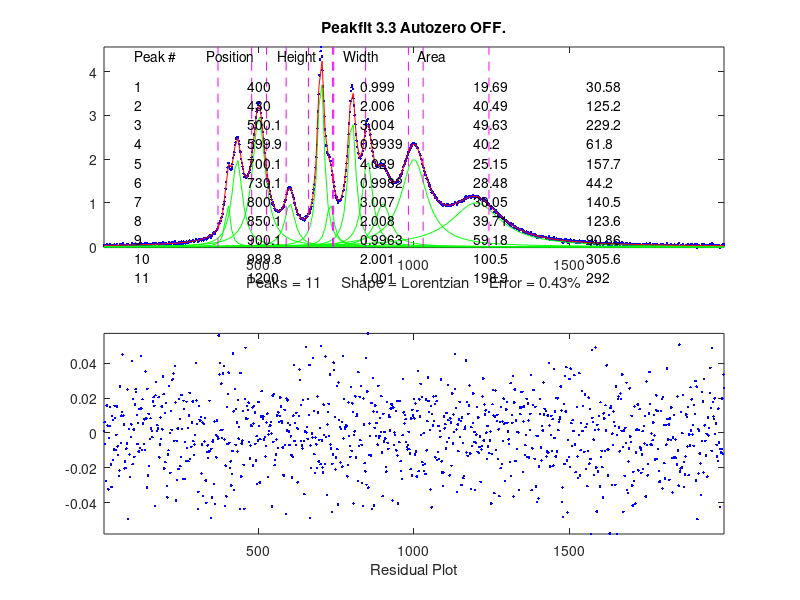

Here is the MATLAB script that generated this plot:
function PeakFitDemo11Lor
% Demonstration script for peakfit.m, with built-in signal generator.  
% You can change the character of the signal in lines 11-117.
% T. C. O'Haver (toh@umd.edu).  Version 3: August 23, 2008. 

format short g
format compact
warning off all

% Generate simulated signal
n=2000;  % maximum x-value
increment=2; % Difference between adjacent x values
x=[1:increment:n];
amp=[1 2 3 1 4 1 3 2 1 2 1];  % Amplitudes of the peaks (one entry for each peak)
pos=[400 430 500 600 700 730 800 850 900 1000 1200];   % Positions of the peaks (one entry for each peak)
wid=[20 40 50 40 25 30 30 40 60 100 200];   % Widths of the peaks (one entry for each peak)
noise=.02;
% A = matrix containing one of the unit-amplidude functions in each of its rows
clear A
A=zeros(length(pos),length(x));
for k=1:length(pos),
  A(k,:)=lorentzian(x,pos(k),wid(k));  % Gaussian function
  area(k)=amp(k).*trapz(x,A(k,:)); % Computes peak areas via trapaziod method
end
TrueY=amp*A;  % Multiplies each row by the corresponding amplitude and adds them up
y = TrueY + noise .* randn(size(x));

% Arrange the peak parameters of the simulated signal into a matrix
ColumnLabels='           Peak#    Position      Height      Width       Area';
NumPeaks=length(pos);
for m=1:NumPeaks,
  if m==1,  
     ActualParameters=[m pos(m) amp(m) wid(m) area(m) ]; 
  else
     ActualParameters=[ActualParameters; [m pos(m) amp(m) wid(m) area(m) ]];
  end
end
plot(x,y)
drawnow
disp('Test signal with 11 overlapping Lorentzian peaks ')
% Display the peak parameters of the simulated signal 
ColumnLabels
ActualParameters

disp(' ')
disp('Peakfit 3.1 can fit any number of peaks, in theory. However, a simple ')
disp('default fit for 11 peaks does not work at all with this many peaks: ')
disp(' ')
disp('>> [FitResults,FitError]=peakfit([x;y],0,0,11)')
ColumnLabels
[FitResults,FitError]=peakfit([x;y],0,0,11)
disp(' ')
drawnow
PercentErrors=100*(FitResults-ActualParameters)./ActualParameters;
MeanError=mean(mean(abs(PercentErrors(:,2:5))));

disp(['This results in a large fit error and terrible peak parameter accuracy (' num2str(round(MeanError)) ' percent).'])
disp('The only way to get a good fit in this case is to give it good "start" estimate:') 
disp(' ')
disp('>> GoodStart=[400 20 430 40 500 50 600 40 700 20 730 20 800 30 850 40 900 60 1000 100 1200 200];')
disp('>> [FitResults,FitError]=peakfit([x;y],0,0,11,2,0,1,GoodStart,0)')
ColumnLabels
GoodStart=[400 20 430 40 500 50 600 40 700 20 730 20 800 30 850 40 900 60 1000 100 1200 200];
[FitResults,FitError]=peakfit([x;y],0,0,11,2,0,1,GoodStart,0)

disp(' ')
disp('Now you can compare these FitResults to the ActualParameters:')
disp('PercentErrors=100*(FitResults-ActualParameters)./ActualParameters')
PercentErrors=100*(FitResults-ActualParameters)./ActualParameters;
PercentErrors(:,1)=ActualParameters(:,1);
PercentErrors
MeanPercentError=mean(abs(PercentErrors))
disp(' ')
disp('As an experiment, make a small change to the peak amplitudes (amp),')
disp('position (pos), or widths (wid), in lines 14-16, to see if the ')
disp('fitting results track your changes. ')

% Internal functions
% Internal functions
% ----------------------------------------------------------------------
function [FitResults,LowestError,BestStart,xi,yi,BootResults]=peakfit(signal,center,window,NumPeaks,peakshape,extra,NumTrials,start,AUTOZERO,fixedwidth,plots)
% Version 3.4: October, 2012. Works in Matlab or Octave 3.6.1
% For more details, see
% http://terpconnect.umd.edu/~toh/spectrum/CurveFittingC.html and
% http://terpconnect.umd.edu/~toh/spectrum/InteractivePeakFitter.htm
%
global AA xxx PEAKHEIGHTS FIXEDWIDTH

format short g
format compact
warning off all

NumArgOut=nargout;
datasize=size(signal);
if datasize(1)<datasize(2),signal=signal';end
datasize=size(signal);
if datasize(2)==1, %  Must be isignal(Y-vector)
    X=1:length(signal); % Create an independent variable vector
    Y=signal;
else
    % Must be isignal(DataMatrix)
    X=signal(:,1); % Split matrix argument 
    Y=signal(:,2);
end
X=reshape(X,1,length(X)); % Adjust X and Y vector shape to 1 x n (rather than n x 1)
Y=reshape(Y,1,length(Y));
% If necessary, flip the data vectors so that X increases
if X(1)>X(length(X)),
    disp('X-axis flipped.')
    X=fliplr(X);
    Y=fliplr(Y);
end

% Isolate desired segment from data set for curve fitting
if nargin==1 || nargin==2,center=(max(X)-min(X))/2;window=max(X)-min(X);end
xoffset=center-window/2;
n1=val2ind(X,center-window/2);
n2=val2ind(X,center+window/2);
if window==0,n1=1;n2=length(X);end
xx=X(n1:n2)-xoffset;
yy=Y(n1:n2);
ShapeString='Gaussian';
plots=1;

% Define values of any missing arguments
switch nargin
    case 1
        NumPeaks=1;
        peakshape=1;
        extra=0;
        NumTrials=1;
        xx=X;yy=Y;
        start=calcstart(xx,NumPeaks,xoffset);
        AUTOZERO=1;
    case 2
        NumPeaks=1;
        peakshape=1;
        extra=0;
        NumTrials=1;
        xx=signal;yy=center;
        start=calcstart(xx,NumPeaks,xoffset);
        AUTOZERO=1;
    case 3
        NumPeaks=1;
        peakshape=1;
        extra=0;
        NumTrials=1;
        start=calcstart(xx,NumPeaks,xoffset);
        AUTOZERO=1;
        FIXEDWIDTH=0;
    case 4
        peakshape=1;
        extra=0;
        NumTrials=1;
        start=calcstart(xx,NumPeaks,xoffset);
        AUTOZERO=1;
        FIXEDWIDTH=0;
    case 5
        extra=0;
        NumTrials=1;
        start=calcstart(xx,NumPeaks,xoffset);
        AUTOZERO=1;
        FIXEDWIDTH=0;
    case 6
        NumTrials=1;
        start=calcstart(xx,NumPeaks,xoffset);
        AUTOZERO=1;
        FIXEDWIDTH=0;
    case 7
        start=calcstart(xx,NumPeaks,xoffset);
        AUTOZERO=1;
        FIXEDWIDTH=0;
    case 8
        AUTOZERO=1;
        FIXEDWIDTH=0;
    case 10
        FIXEDWIDTH=fixedwidth;
    case 11
        FIXEDWIDTH=fixedwidth;
        plots=0;
    otherwise
end % switch nargin

% Default values for placeholder zeros
if NumTrials==0;NumTrials=1;end
if peakshape==0;peakshape=1;end
if NumPeaks==0;NumPeaks=1;end
if start==0;start=calcstart(xx,NumPeaks,xoffset);end
if FIXEDWIDTH==0, FIXEDWIDTH=length(xx)/10;end

% Remove linear baseline from data segment if AUTOZERO==1
X1=min(xx);
X2=max(xx);
bkgsize=round(length(xx)/10);
if bkgsize<2,bkgsize=2;end
if AUTOZERO==1, % linear autozero operation  
  Y1=mean(yy(1:bkgsize));
  Y2=mean(yy((length(xx)-bkgsize):length(xx)));
  yy=yy-((Y2-Y1)/(X2-X1)*(xx-X1)+Y1);
end % if
lxx=length(xx);
if AUTOZERO==2, % Quadratic autozero operation  
    XX1=xx(1:round(lxx/bkgsize));
    XX2=xx((lxx-round(lxx/bkgsize)):lxx);
    Y1=yy(1:round(length(xx)/bkgsize));
    Y2=yy((lxx-round(lxx/bkgsize)):lxx);
    bkgcoef=polyfit([XX1,XX2],[Y1,Y2],2);  % Fit parabola to sub-group of points
    bkg=polyval(bkgcoef,xx);
    yy=yy-bkg;
end % if autozero

PEAKHEIGHTS=zeros(1,NumPeaks);
n=length(xx);
newstart=start;
for peaks=1:NumPeaks,
     peakindex=2*peaks-1;
     newstart(peakindex)=start(peakindex)-xoffset;
end

% Assign ShapStrings
switch peakshape
    case 1
        ShapeString='Gaussian';
    case 2
        ShapeString='Lorentzian';
    case 3
        ShapeString='Logistic';
    case 4
        ShapeString='Pearson';
    case 5
        ShapeString='ExpGaussian';
    case 6
        ShapeString='Equal width Gaussians';
    case 7
        ShapeString='Equal width Lorentzians';
    case 8
        ShapeString='Exp. equal width Gaussians';
    case 9
        ShapeString='Exponential Pulse';
    case 10
        ShapeString='Sigmoid';
    case 11
        ShapeString='Fixed-width Gaussian';
    case 12
        ShapeString='Fixed-width Lorentzian';
    case 13
        ShapeString='Gaussian/Lorentzian blend';
    case 14
        ShapeString='BiGaussian';    
    case 15
        ShapeString='BiLorentzian';   
    otherwise
end % switch peakshape
  
% Perform peak fitting for selected peak shape using fminsearch function
options = optimset('TolX',.00001,'Display','off' );
LowestError=1000; % or any big number greater than largest error expected
FitParameters=zeros(1,NumPeaks.*2); 
BestStart=zeros(1,NumPeaks.*2); 
height=zeros(1,NumPeaks); 
bestmodel=zeros(size(yy));
for k=1:NumTrials, 
    % disp(['Trial number ' num2str(k) ] ) % optionally prints the current trial number as progress indicator
  switch peakshape
    case 1
        TrialParameters=fminsearch(@(lambda)(fitgaussian(lambda,xx,yy)),newstart);
    case 2
        TrialParameters=fminsearch(@(lambda)(fitlorentzian(lambda,xx,yy)),newstart);
    case 3
        TrialParameters=fminsearch(@(lambda)(fitlogistic(lambda,xx,yy)),newstart);
    case 4
        TrialParameters=fminsearch(@(lambda)(fitpearson(lambda,xx,yy,extra)),newstart);
    case 5
        zxx=[zeros(size(xx)) xx zeros(size(xx)) ];
        zyy=[zeros(size(yy)) yy zeros(size(yy)) ];
        TrialParameters=fminsearch(@(lambda)(fitexpgaussian(lambda,zxx,zyy,-extra)),newstart);
    case 6
        cwnewstart(1)=newstart(1);
        for pc=2:NumPeaks,
            cwnewstart(pc)=newstart(2.*pc-1);  
        end
        cwnewstart(NumPeaks+1)=(max(xx)-min(xx))/5;
        TrialParameters=fminsearch(@(lambda)(fitewgaussian(lambda,xx,yy)),cwnewstart);
    case 7
        cwnewstart(1)=newstart(1);
        for pc=2:NumPeaks,
            cwnewstart(pc)=newstart(2.*pc-1);  
        end
        cwnewstart(NumPeaks+1)=(max(xx)-min(xx))/5;
        TrialParameters=fminsearch(@(lambda)(fitlorentziancw(lambda,xx,yy)),cwnewstart);
    case 8
        cwnewstart(1)=newstart(1);
        for pc=2:NumPeaks,
            cwnewstart(pc)=newstart(2.*pc-1);  
        end
        cwnewstart(NumPeaks+1)=(max(xx)-min(xx))/5;
        TrialParameters=fminsearch(@(lambda)(fitexpewgaussian(lambda,xx,yy,-extra)),cwnewstart);
      case 9
          TrialParameters=fminsearch(@(lambda)(fitexppulse(lambda,xx,yy)),newstart);
      case 10
          TrialParameters=fminsearch(@(lambda)(fitsigmoid(lambda,xx,yy)),newstart);
      case 11
          fixedstart=[];
          for pc=1:NumPeaks,
              fixedstart(pc)=min(xx)+pc.*(max(xx)-min(xx))./(NumPeaks+1);
          end
          TrialParameters=fminsearch(@(lambda)(FitFWGaussian(lambda,xx,yy)),fixedstart);
      case 12
          fixedstart=[];
          for pc=1:NumPeaks,
              fixedstart(pc)=min(xx)+pc.*(max(xx)-min(xx))./(NumPeaks+1);
          end
          TrialParameters=fminsearch(@(lambda)(FitFWLorentzian(lambda,xx,yy)),fixedstart);
      case 13
          TrialParameters=fminsearch(@(lambda)(fitGL(lambda,xx,yy,extra)),newstart);
      case 14
          TrialParameters=fminsearch(@(lambda)(fitBiGaussian(lambda,xx,yy,extra)),newstart);
      case 15
          TrialParameters=fminsearch(@(lambda)(fitBiLorentzian(lambda,xx,yy,extra)),newstart);
      otherwise
  end % switch peakshape
  
% Construct model from Trial parameters
A=zeros(NumPeaks,n);
for m=1:NumPeaks,
    switch peakshape
        case 1
            A(m,:)=gaussian(xx,TrialParameters(2*m-1),TrialParameters(2*m));
        case 2
            A(m,:)=lorentzian(xx,TrialParameters(2*m-1),TrialParameters(2*m));
        case 3
            A(m,:)=logistic(xx,TrialParameters(2*m-1),TrialParameters(2*m));
        case 4
            A(m,:)=pearson(xx,TrialParameters(2*m-1),TrialParameters(2*m),extra);
        case 5
            A(m,:)=expgaussian(xx,TrialParameters(2*m-1),TrialParameters(2*m),-extra)';
        case 6
            A(m,:)=gaussian(xx,TrialParameters(m),TrialParameters(NumPeaks+1));
        case 7
            A(m,:)=lorentzian(xx,TrialParameters(m),TrialParameters(NumPeaks+1));
        case 8
            A(m,:)=expgaussian(xx,TrialParameters(m),TrialParameters(NumPeaks+1),-extra)';
        case 9
            A(m,:)=exppulse(xx,TrialParameters(2*m-1),TrialParameters(2*m));
        case 10
            A(m,:)=sigmoid(xx,TrialParameters(2*m-1),TrialParameters(2*m));
        case 11
            A(m,:)=gaussian(xx,TrialParameters(m),FIXEDWIDTH);
        case 12
            A(m,:)=lorentzian(xx,TrialParameters(m),FIXEDWIDTH);
        case 13
            A(m,:)=GL(xx,TrialParameters(2*m-1),TrialParameters(2*m),extra);
        case 14
            A(m,:)=BiGaussian(xx,TrialParameters(2*m-1),TrialParameters(2*m),extra);
        case 15
            A(m,:)=BiLorentzian(xx,TrialParameters(2*m-1),TrialParameters(2*m),extra);        
        otherwise
    end % switch
    for parameter=1:2:2*NumPeaks,
        newstart(parameter)=newstart(parameter)*(1+randn/50);
        newstart(parameter+1)=newstart(parameter+1)*(1+randn/10);
    end
end % for

% Multiplies each row by the corresponding amplitude and adds them up
model=PEAKHEIGHTS'*A;

% Compare trial model to data segment and compute the fit error
  MeanFitError=100*norm(yy-model)./(sqrt(n)*max(yy));
  % Take only the single fit that has the lowest MeanFitError
  if MeanFitError<LowestError, 
      if min(PEAKHEIGHTS)>0,  % Consider only fits with positive peak heights
        LowestError=MeanFitError;  % Assign LowestError to the lowest MeanFitError
        FitParameters=TrialParameters;  % Assign FitParameters to the fit with the lowest MeanFitError
        BestStart=newstart; % Assign BestStart to the start with the lowest MeanFitError
        height=PEAKHEIGHTS; % Assign height to the PEAKHEIGHTS with the lowest MeanFitError
        bestmodel=model; % Assign bestmodel to the model with the lowest MeanFitError
      end % if min(PEAKHEIGHTS)>0
  end % if MeanFitError<LowestError
end % for k (NumTrials)
%
% Construct model from best-fit parameters
AA=zeros(NumPeaks,200);
xxx=linspace(min(xx),max(xx),200);
for m=1:NumPeaks,
   switch peakshape
    case 1
        AA(m,:)=gaussian(xxx,FitParameters(2*m-1),FitParameters(2*m));
    case 2
        AA(m,:)=lorentzian(xxx,FitParameters(2*m-1),FitParameters(2*m));
    case 3
        AA(m,:)=logistic(xxx,FitParameters(2*m-1),FitParameters(2*m));
    case 4
        AA(m,:)=pearson(xxx,FitParameters(2*m-1),FitParameters(2*m),extra);
    case 5
        AA(m,:)=expgaussian(xxx,FitParameters(2*m-1),FitParameters(2*m),-extra*length(xxx)./length(xx))';
    case 6
        AA(m,:)=gaussian(xxx,FitParameters(m),FitParameters(NumPeaks+1));
    case 7
        AA(m,:)=lorentzian(xxx,FitParameters(m),FitParameters(NumPeaks+1));
    case 8
        AA(m,:)=expgaussian(xxx,FitParameters(m),FitParameters(NumPeaks+1),-extra*length(xxx)./length(xx))';
    case 9
        AA(m,:)=exppulse(xxx,FitParameters(2*m-1),FitParameters(2*m));  
    case 10
        AA(m,:)=sigmoid(xxx,FitParameters(2*m-1),FitParameters(2*m));   
    case 11
        AA(m,:)=gaussian(xxx,FitParameters(m),FIXEDWIDTH);
    case 12
        AA(m,:)=lorentzian(xxx,FitParameters(m),FIXEDWIDTH);
    case 13
        AA(m,:)=GL(xxx,FitParameters(2*m-1),FitParameters(2*m),extra);
    case 14
        AA(m,:)=BiGaussian(xxx,FitParameters(2*m-1),FitParameters(2*m),extra);       
    case 15
        AA(m,:)=BiLorentzian(xxx,FitParameters(2*m-1),FitParameters(2*m),extra);       
       otherwise
  end % switch
end % for

% Multiplies each row by the corresponding amplitude and adds them up
heightsize=size(height');
AAsize=size(AA);
if heightsize(2)==AAsize(1),
   mmodel=height'*AA;
else
    mmodel=height*AA;
end
% Top half of the figure shows original signal and the fitted model.
if plots,
    subplot(2,1,1);plot(xx+xoffset,yy,'b.'); % Plot the original signal in blue dots
    hold on
end
for m=1:NumPeaks,
    if plots, plot(xxx+xoffset,height(m)*AA(m,:),'g'),end  % Plot the individual component peaks in green lines
    area(m)=trapz(xxx+xoffset,height(m)*AA(m,:)); % Compute the area of each component peak using trapezoidal method
    yi(m,:)=height(m)*AA(m,:); % (NEW) Place y values of individual model peaks into matrix yi
end
xi=xxx+xoffset; % (NEW) Place the x-values of the individual model peaks into xi

if plots,
    % Mark starting peak positions with vertical dashed lines
    for marker=1:NumPeaks,
        markx=BestStart((2*marker)-1);
        subplot(2,1,1);plot([markx+xoffset markx+xoffset],[0 max(yy)],'m--')
    end % for
    plot(xxx+xoffset,mmodel,'r');  % Plot the total model (sum of component peaks) in red lines
    hold off;
    axis([min(xx)+xoffset max(xx)+xoffset min(yy) max(yy)]);
    switch AUTOZERO,
        case 0
            title('Peakfit 3.3 Autozero OFF.')
        case 1
            title('Peakfit 3.3 Linear autozero.')
        case 2
            title('Peakfit 3.3 Quadratic autozero.')
    end
    if peakshape==4||peakshape==5||peakshape==8||peakshape==13||peakshape==14||peakshape==15, % Shapes with Extra factor
        xlabel(['Peaks = ' num2str(NumPeaks) '     Shape = ' ShapeString '     Error = ' num2str(round(100*LowestError)/100) '%    Extra = ' num2str(extra) ] )
    else
        xlabel(['Peaks = ' num2str(NumPeaks) '     Shape = ' ShapeString '     Error = ' num2str(round(100*LowestError)/100) '%' ] )
    end
    
    % Bottom half of the figure shows the residuals and displays RMS error
    % between original signal and model
    residual=yy-bestmodel;
    subplot(2,1,2);plot(xx+xoffset,residual,'b.')
    axis([min(xx)+xoffset max(xx)+xoffset min(residual) max(residual)]);
    xlabel('Residual Plot')
end % if plots

% Put results into a matrix, one row for each peak, showing peak index number,
% position, amplitude, and width.
for m=1:NumPeaks,
    if m==1,
        if peakshape==6||peakshape==7||peakshape==8, % equal-width peak models only
            FitResults=[[round(m) FitParameters(m)+xoffset height(m) abs(FitParameters(NumPeaks+1)) area(m)]];
        else
            if peakshape==11||peakshape==12, % Fixed-width shapes only
                FitResults=[[round(m) FitParameters(m)+xoffset height(m) FIXEDWIDTH area(m)]];
            else
                FitResults=[[round(m) FitParameters(2*m-1)+xoffset height(m) abs(FitParameters(2*m)) area(m)]];
            end
        end % if peakshape
    else
        if peakshape==6||peakshape==7||peakshape==8, % equal-width peak models only
            FitResults=[FitResults ; [round(m) FitParameters(m)+xoffset height(m) abs(FitParameters(NumPeaks+1)) area(m)]];
        else
            if peakshape==11||peakshape==12, % Fixed-width shapes only
                FitResults=[FitResults ; [round(m) FitParameters(m)+xoffset height(m) FIXEDWIDTH area(m)]];
            else
                FitResults=[FitResults ; [round(m) FitParameters(2*m-1)+xoffset height(m) abs(FitParameters(2*m)) area(m)]];
            end
        end % if peakshape
    end % m==1
end % for m=1:NumPeaks

% Display Fit Results on upper graph
if plots,
    subplot(2,1,1);
    startx=min(xx)+xoffset+(max(xx)-min(xx))./20;
    dxx=(max(xx)-min(xx))./10;
    dyy=(max(yy)-min(yy))./10;
    starty=max(yy)-dyy;
    FigureSize=get(gcf,'Position');
    if peakshape==9||peakshape==10,  % Pulse and sigmoid shapes only
        text(startx,starty+dyy/2,['Peak #          tau1           Height           tau2             Area'] );
    else
        text(startx,starty+dyy/2,['Peak #          Position        Height         Width             Area'] );
    end
    % Display FitResults using sprintf
    for peaknumber=1:NumPeaks,
        for column=1:5,
            itemstring=sprintf('%0.4g',FitResults(peaknumber,column));
            xposition=startx+(1.7.*dxx.*(column-1).*(600./FigureSize(3)));
            yposition=starty-peaknumber.*dyy.*(400./FigureSize(4));
            text(xposition,yposition,itemstring);
        end
    end
end % if plots

if NumArgOut==6,
    if plots,disp('Computing bootstrap sampling statistics.....'),end
    BootstrapResultsMatrix=zeros(5,100,NumPeaks);
    BootstrapErrorMatrix=zeros(1,100,NumPeaks);
    clear bx by
    tic;
    for trial=1:100,
        n=1;
        bx=xx;
        by=yy;
        while n<length(xx)-1,
            if rand>.5,
                bx(n)=xx(n+1);
                by(n)=yy(n+1);
            end
            n=n+1;
        end
        bx=bx+xoffset;
        [FitResults,BootFitError]=fitpeaks(bx,by,NumPeaks,peakshape,extra,NumTrials,start,AUTOZERO,FIXEDWIDTH);
        for peak=1:NumPeaks,
            BootstrapResultsMatrix(:,trial,peak)=FitResults(peak,:);
            BootstrapErrorMatrix(:,trial,peak)=BootFitError;
        end
    end
    if plots,toc;end
    for peak=1:NumPeaks,
        if plots,
            disp(' ')
            disp(['Peak #',num2str(peak) '         Position    Height       Width       Area']);
        end % if plots
        BootstrapMean=mean(real(BootstrapResultsMatrix(:,:,peak)'));
        BootstrapSTD=std(BootstrapResultsMatrix(:,:,peak)');
        BootstrapIQR=iqr(BootstrapResultsMatrix(:,:,peak)');
        PercentRSD=100.*BootstrapSTD./BootstrapMean;
        PercentIQR=100.*BootstrapIQR./BootstrapMean;
        BootstrapMean=BootstrapMean(2:5);
        BootstrapSTD=BootstrapSTD(2:5);
        BootstrapIQR=BootstrapIQR(2:5);
        PercentRSD=PercentRSD(2:5);
        PercentIQR=PercentIQR(2:5);
        if plots,
            disp(['Bootstrap Mean: ', num2str(BootstrapMean)])
            disp(['Bootstrap STD:  ', num2str(BootstrapSTD)])
            disp(['Bootstrap IQR:  ', num2str(BootstrapIQR)])
            disp(['Percent RSD:    ', num2str(PercentRSD)])
            disp(['Percent IQR:    ', num2str(PercentIQR)])
        end % if plots
        BootResults(peak,:)=[BootstrapMean BootstrapSTD PercentRSD BootstrapIQR PercentIQR];
    end % peak=1:NumPeaks,
end % if NumArgOut==6,
% ----------------------------------------------------------------------
function [FitResults,LowestError]=fitpeaks(xx,yy,NumPeaks,peakshape,extra,NumTrials,start,AUTOZERO,fixedwidth)
% Based on peakfit Version 3: June, 2012. 
global PEAKHEIGHTS FIXEDWIDTH
format short g
format compact
warning off all
FIXEDWIDTH=fixedwidth;
xoffset=0;
if start==0;start=calcstart(xx,NumPeaks,xoffset);end
PEAKHEIGHTS=zeros(1,NumPeaks);
n=length(xx);
newstart=start;

for peaks=1:NumPeaks,
     peakindex=2*peaks-1;
     newstart(peakindex)=start(peakindex)-xoffset;
end

% Perform peak fitting for selected peak shape using fminsearch function
options = optimset('TolX',.00001,'Display','off' );
LowestError=1000; % or any big number greater than largest error expected
FitParameters=zeros(1,NumPeaks.*2); 
BestStart=zeros(1,NumPeaks.*2); 
height=zeros(1,NumPeaks); 
bestmodel=zeros(size(yy));
for k=1:NumTrials, 
  switch peakshape
    case 1
        TrialParameters=fminsearch(@(lambda)(fitgaussian(lambda,xx,yy)),newstart);
    case 2
        TrialParameters=fminsearch(@(lambda)(fitlorentzian(lambda,xx,yy)),newstart);
    case 3
        TrialParameters=fminsearch(@(lambda)(fitlogistic(lambda,xx,yy)),newstart);
    case 4
        TrialParameters=fminsearch(@(lambda)(fitpearson(lambda,xx,yy,extra)),newstart);
    case 5
        zxx=[zeros(size(xx)) xx zeros(size(xx)) ];
        zyy=[zeros(size(yy)) yy zeros(size(yy)) ];
        TrialParameters=fminsearch(@(lambda)(fitexpgaussian(lambda,zxx,zyy,-extra)),newstart);
    case 6
        cwnewstart(1)=newstart(1);
        for pc=2:NumPeaks,
            cwnewstart(pc)=newstart(2.*pc-1);  
        end
        cwnewstart(NumPeaks+1)=(max(xx)-min(xx))/5;
        TrialParameters=fminsearch(@(lambda)(fitewgaussian(lambda,xx,yy)),cwnewstart);
    case 7
        cwnewstart(1)=newstart(1);
        for pc=2:NumPeaks,
            cwnewstart(pc)=newstart(2.*pc-1);  
        end
        cwnewstart(NumPeaks+1)=(max(xx)-min(xx))/5;
        TrialParameters=fminsearch(@(lambda)(fitlorentziancw(lambda,xx,yy)),cwnewstart);
    case 8
        cwnewstart(1)=newstart(1);
        for pc=2:NumPeaks,
            cwnewstart(pc)=newstart(2.*pc-1);  
        end
        cwnewstart(NumPeaks+1)=(max(xx)-min(xx))/5;
        TrialParameters=fminsearch(@(lambda)(fitexpewgaussian(lambda,xx,yy,-extra)),cwnewstart);
      case 9
          TrialParameters=fminsearch(@(lambda)(fitexppulse(lambda,xx,yy)),newstart);
      case 10
          TrialParameters=fminsearch(@(lambda)(fitsigmoid(lambda,xx,yy)),newstart);
      case 11
          fixedstart=[];
          for pc=1:NumPeaks,
              fixedstart(pc)=min(xx)+pc.*(max(xx)-min(xx))./(NumPeaks+1);
          end
          TrialParameters=fminsearch(@(lambda)(FitFWGaussian(lambda,xx,yy)),fixedstart);
      case 12
          fixedstart=[];
          for pc=1:NumPeaks,
              fixedstart(pc)=min(xx)+pc.*(max(xx)-min(xx))./(NumPeaks+1);
          end
          TrialParameters=fminsearch(@(lambda)(FitFWLorentzian(lambda,xx,yy)),fixedstart);
      case 13
          TrialParameters=fminsearch(@(lambda)(fitGL(lambda,xx,yy,extra)),newstart);
      case 14
          TrialParameters=fminsearch(@(lambda)(fitBiGaussian(lambda,xx,yy,extra)),newstart);
      case 15
          TrialParameters=fminsearch(@(lambda)(fitBiLorentzian(lambda,xx,yy,extra)),newstart);
      otherwise
  end % switch peakshape
  
% Construct model from Trial parameters
A=zeros(NumPeaks,n);
for m=1:NumPeaks,
   switch peakshape
    case 1
        A(m,:)=gaussian(xx,TrialParameters(2*m-1),TrialParameters(2*m));
    case 2
        A(m,:)=lorentzian(xx,TrialParameters(2*m-1),TrialParameters(2*m));
    case 3
        A(m,:)=logistic(xx,TrialParameters(2*m-1),TrialParameters(2*m));
    case 4
        A(m,:)=pearson(xx,TrialParameters(2*m-1),TrialParameters(2*m),extra);
    case 5
        A(m,:)=expgaussian(xx,TrialParameters(2*m-1),TrialParameters(2*m),-extra)';
    case 6
        A(m,:)=gaussian(xx,TrialParameters(m),TrialParameters(NumPeaks+1));
    case 7
        A(m,:)=lorentzian(xx,TrialParameters(m),TrialParameters(NumPeaks+1));  
    case 8
        A(m,:)=expgaussian(xx,TrialParameters(m),TrialParameters(NumPeaks+1),-extra)';    
    case 9
        A(m,:)=exppulse(xx,TrialParameters(2*m-1),TrialParameters(2*m));  
    case 10
        A(m,:)=sigmoid(xx,TrialParameters(2*m-1),TrialParameters(2*m)); 
    case 11
        A(m,:)=gaussian(xx,TrialParameters(m),FIXEDWIDTH);
    case 12
        A(m,:)=lorentzian(xx,TrialParameters(m),FIXEDWIDTH); 
    case 13
        A(m,:)=GL(xx,TrialParameters(2*m-1),TrialParameters(2*m),extra);
    case 14
        A(m,:)=BiGaussian(xx,TrialParameters(2*m-1),TrialParameters(2*m),extra);       
    case 15
        A(m,:)=BiLorentzian(xx,TrialParameters(2*m-1),TrialParameters(2*m),extra);       
   end % switch
    for parameter=1:2:2*NumPeaks,
        newstart(parameter)=newstart(parameter)*(1+randn/50);
        newstart(parameter+1)=newstart(parameter+1)*(1+randn/10);
    end
end % for
% Multiplies each row by the corresponding amplitude and adds them up
model=PEAKHEIGHTS'*A;

% Compare trial model to data segment and compute the fit error
  MeanFitError=100*norm(yy-model)./(sqrt(n)*max(yy));
  % Take only the single fit that has the lowest MeanFitError
  if MeanFitError<LowestError, 
      if min(PEAKHEIGHTS)>0,  % Consider only fits with positive peak heights
        LowestError=MeanFitError;  % Assign LowestError to the lowest MeanFitError
        FitParameters=TrialParameters;  % Assign FitParameters to the fit with the lowest MeanFitError
%         BestStart=newstart; % Assign BestStart to the start with the lowest MeanFitError
        height=PEAKHEIGHTS; % Assign height to the PEAKHEIGHTS with the lowest MeanFitError
%         bestmodel=model; % Assign bestmodel to the model with the lowest MeanFitError
      end % if min(PEAKHEIGHTS)>0
  end % if MeanFitError<LowestError
end % for k (NumTrials)

for m=1:NumPeaks,
    area(m)=trapz(xx+xoffset,height(m)*A(m,:)); % Compute the area of each component peak using trapezoidal method
end

for m=1:NumPeaks,
    if m==1,
        if peakshape==6||peakshape==7||peakshape==8, % equal-width peak models
            FitResults=[[round(m) FitParameters(m)+xoffset height(m) abs(FitParameters(NumPeaks+1)) area(m)]];
        else
            if peakshape==11||peakshape==12,  % Fixed-width shapes only
                FitResults=[[round(m) FitParameters(m)+xoffset height(m) FIXEDWIDTH area(m)]];
            else
                FitResults=[[round(m) FitParameters(2*m-1)+xoffset height(m) abs(FitParameters(2*m)) area(m)]];
            end
        end % if peakshape
    else
        if peakshape==6||peakshape==7||peakshape==8, % equal-width peak models
            FitResults=[FitResults ; [round(m) FitParameters(m)+xoffset height(m) abs(FitParameters(NumPeaks+1)) area(m)]];
        else
            if peakshape==11||peakshape==12, % Fixed-width shapes only
                FitResults=[FitResults ; [round(m) FitParameters(m)+xoffset height(m) FIXEDWIDTH area(m)]];
            else
                FitResults=[FitResults ; [round(m) FitParameters(2*m-1)+xoffset height(m) abs(FitParameters(2*m)) area(m)]];
            end
        end % if peakshape
    end % m==1
end % for m=1:NumPeaks
% ----------------------------------------------------------------------
function start=calcstart(xx,NumPeaks,xoffset)
  n=max(xx)-min(xx);
  start=[];
  startpos=[n/(NumPeaks+1):n/(NumPeaks+1):n-(n/(NumPeaks+1))]+min(xx);
  for marker=1:NumPeaks,
      markx=startpos(marker)+ xoffset;
      start=[start markx n/5];
  end % for marker
% ----------------------------------------------------------------------
function [index,closestval]=val2ind(x,val)
% Returns the index and the value of the element of vector x that is closest to val
% If more than one element is equally close, returns vectors of indicies and values
% Tom O'Haver (toh@umd.edu) October 2006
% Examples: If x=[1 2 4 3 5 9 6 4 5 3 1], then val2ind(x,6)=7 and val2ind(x,5.1)=[5 9]
% [indices values]=val2ind(x,3.3) returns indices = [4 10] and values = [3 3]
dif=abs(x-val);
index=find((dif-min(dif))==0);
closestval=x(index);
% ----------------------------------------------------------------------
function err = fitgaussian(lambda,t,y)
% Fitting function for a Gaussian band signal.
global PEAKHEIGHTS
numpeaks=round(length(lambda)/2);
A = zeros(length(t),numpeaks);
for j = 1:numpeaks,
    A(:,j) = gaussian(t,lambda(2*j-1),lambda(2*j))';
end 
PEAKHEIGHTS = abs(A\y');
z = A*PEAKHEIGHTS;
err = norm(z-y');
% ----------------------------------------------------------------------
function err = fitewgaussian(lambda,t,y)
% Fitting function for a Gaussian band signal with equal peak widths.
global PEAKHEIGHTS
numpeaks=round(length(lambda)-1);
A = zeros(length(t),numpeaks);
for j = 1:numpeaks,
    A(:,j) = gaussian(t,lambda(j),lambda(numpeaks+1))';
end
PEAKHEIGHTS = abs(A\y');
z = A*PEAKHEIGHTS;
err = norm(z-y');
% ----------------------------------------------------------------------
function err = FitFWGaussian(lambda,t,y)
%	Fitting function for a fixed width Gaussian
global PEAKHEIGHTS FIXEDWIDTH
numpeaks=round(length(lambda));
A = zeros(length(t),numpeaks);
for j = 1:numpeaks,
    A(:,j) = gaussian(t,lambda(j),FIXEDWIDTH)';
end
PEAKHEIGHTS = abs(A\y');
z = A*PEAKHEIGHTS;
err = norm(z-y');
% ----------------------------------------------------------------------
function err = FitFWLorentzian(lambda,t,y)
%	Fitting function for a fixed width Gaussian
global PEAKHEIGHTS FIXEDWIDTH
numpeaks=round(length(lambda));
A = zeros(length(t),numpeaks);
for j = 1:numpeaks,
    A(:,j) = lorentzian(t,lambda(j),FIXEDWIDTH)';
end
PEAKHEIGHTS = abs(A\y');
z = A*PEAKHEIGHTS;
err = norm(z-y');
% ----------------------------------------------------------------------
function err = fitlorentziancw(lambda,t,y)
% Fitting function for a Lorentzian band signal with equal peak widths.
global PEAKHEIGHTS
numpeaks=round(length(lambda)-1);
A = zeros(length(t),numpeaks);
for j = 1:numpeaks,
    A(:,j) = lorentzian(t,lambda(j),lambda(numpeaks+1))';
end
PEAKHEIGHTS = abs(A\y');
z = A*PEAKHEIGHTS;
err = norm(z-y');
% ----------------------------------------------------------------------
function g = gaussian(x,pos,wid)
%  gaussian(X,pos,wid) = gaussian peak centered on pos, half-width=wid
%  X may be scalar, vector, or matrix, pos and wid both scalar
% Examples: gaussian([0 1 2],1,2) gives result [0.5000    1.0000    0.5000]
% plot(gaussian([1:100],50,20)) displays gaussian band centered at 50 with width 20.
g = exp(-((x-pos)./(0.6005612.*wid)).^2);
% ----------------------------------------------------------------------
function err = fitlorentzian(lambda,t,y)
%	Fitting function for single lorentzian, lambda(1)=position, lambda(2)=width
%	Fitgauss assumes a lorentzian function 
global PEAKHEIGHTS
A = zeros(length(t),round(length(lambda)/2));
for j = 1:length(lambda)/2,
    A(:,j) = lorentzian(t,lambda(2*j-1),lambda(2*j))';
end
PEAKHEIGHTS = A\y';
z = A*PEAKHEIGHTS;
err = norm(z-y');
% ----------------------------------------------------------------------
function g = lorentzian(x,position,width)
% lorentzian(x,position,width) Lorentzian function.
% where x may be scalar, vector, or matrix
% position and width scalar
% T. C. O'Haver, 1988
% Example: lorentzian([1 2 3],2,2) gives result [0.5 1 0.5]
g=ones(size(x))./(1+((x-position)./(0.5.*width)).^2);
% ----------------------------------------------------------------------
function err = fitlogistic(lambda,t,y)
%	Fitting function for logistic, lambda(1)=position, lambda(2)=width
%	between the data and the values computed by the current
%	function of lambda.  Fitlogistic assumes a logistic function 
%  T. C. O'Haver, May 2006
global PEAKHEIGHTS
A = zeros(length(t),round(length(lambda)/2));
for j = 1:length(lambda)/2,
    A(:,j) = logistic(t,lambda(2*j-1),lambda(2*j))';
end
PEAKHEIGHTS = A\y';
z = A*PEAKHEIGHTS;
err = norm(z-y');
% ----------------------------------------------------------------------
function g = logistic(x,pos,wid)
% logistic function.  pos=position; wid=half-width (both scalar)
% logistic(x,pos,wid), where x may be scalar, vector, or matrix
% pos=position; wid=half-width (both scalar)
% T. C. O'Haver, 1991 
n = exp(-((x-pos)/(.477.*wid)) .^2);
g = (2.*n)./(1+n);
% ----------------------------------------------------------------------
function err = fitlognormal(lambda,t,y)
%	Fitting function for lognormal, lambda(1)=position, lambda(2)=width
%	between the data and the values computed by the current
%	function of lambda.  Fitlognormal assumes a lognormal function 
%  T. C. O'Haver, May 2006
global PEAKHEIGHTS
A = zeros(length(t),round(length(lambda)/2));
for j = 1:length(lambda)/2,
    A(:,j) = lognormal(t,lambda(2*j-1),lambda(2*j))';
end
PEAKHEIGHTS = A\y';
z = A*PEAKHEIGHTS;
err = norm(z-y');
% ----------------------------------------------------------------------
function g = lognormal(x,pos,wid)
% lognormal function.  pos=position; wid=half-width (both scalar)
% lognormal(x,pos,wid), where x may be scalar, vector, or matrix
% pos=position; wid=half-width (both scalar)
% T. C. O'Haver, 1991  
g = exp(-(log(x/pos)/(0.01.*wid)) .^2);
% ----------------------------------------------------------------------
function err = fitpearson(lambda,t,y,shapeconstant)
%   Fitting functions for a Pearson 7 band signal.
% T. C. O'Haver (toh@umd.edu),   Version 1.3, October 23, 2006.
global PEAKHEIGHTS
A = zeros(length(t),round(length(lambda)/2));
for j = 1:length(lambda)/2,
    A(:,j) = pearson(t,lambda(2*j-1),lambda(2*j),shapeconstant)';
end
PEAKHEIGHTS = A\y';
z = A*PEAKHEIGHTS;
err = norm(z-y');
% ----------------------------------------------------------------------
function g = pearson(x,pos,wid,m)
% Pearson VII function. 
% g = pearson7(x,pos,wid,m) where x may be scalar, vector, or matrix
% pos=position; wid=half-width (both scalar)
% m=some number
%  T. C. O'Haver, 1990  
g=ones(size(x))./(1+((x-pos)./((0.5.^(2/m)).*wid)).^2).^m;
% ----------------------------------------------------------------------
function err = fitexpgaussian(lambda,t,y,timeconstant)
%   Fitting functions for a exponentially-broadened Gaussian band signal.
%  T. C. O'Haver, October 23, 2006.
global PEAKHEIGHTS
A = zeros(length(t),round(length(lambda)/2));
for j = 1:length(lambda)/2,
    A(:,j) = expgaussian(t,lambda(2*j-1),lambda(2*j),timeconstant);
end
PEAKHEIGHTS = A\y';
z = A*PEAKHEIGHTS;
err = norm(z-y');
% ----------------------------------------------------------------------
function err = fitexpewgaussian(lambda,t,y,timeconstant)
% Fitting function for exponentially-broadened Gaussian bands with equal peak widths.
global PEAKHEIGHTS
numpeaks=round(length(lambda)-1);
A = zeros(length(t),numpeaks);
for j = 1:numpeaks,
    A(:,j) = expgaussian(t,lambda(j),lambda(numpeaks+1),timeconstant);
end
PEAKHEIGHTS = abs(A\y');
z = A*PEAKHEIGHTS;
err = norm(z-y');
% ----------------------------------------------------------------------
function g = expgaussian(x,pos,wid,timeconstant)
%  Exponentially-broadened gaussian(x,pos,wid) = gaussian peak centered on pos, half-width=wid
%  x may be scalar, vector, or matrix, pos and wid both scalar
%  T. C. O'Haver, 2006
g = exp(-((x-pos)./(0.6005612.*wid)) .^2);
g = ExpBroaden(g',timeconstant);
% ----------------------------------------------------------------------
function yb = ExpBroaden(y,t)
% ExpBroaden(y,t) convolutes y by an exponential decay of time constant t
% by multiplying Fourier transforms and inverse transforming the result.
ly=length(y);
ey=[zeros(size(y));y;zeros(size(y))];
fy=fft(ey);
a=exp(-(1:length(fy))./t);
fa=fft(a);
fy1=fy.*fa';
ybz=real(ifft(fy1))./sum(a);
yb=ybz(ly+2:length(ybz)-ly+1);
% ----------------------------------------------------------------------
function err = fitexppulse(tau,x,y)
% Iterative fit of the sum of exponental pulses
% of the form Height.*exp(-tau1.*x).*(1-exp(-tau2.*x)))
global PEAKHEIGHTS
A = zeros(length(x),round(length(tau)/2));
for j = 1:length(tau)/2,
    A(:,j) = exppulse(x,tau(2*j-1),tau(2*j));
end
PEAKHEIGHTS =abs(A\y');
z = A*PEAKHEIGHTS;
err = norm(z-y');
% ----------------------------------------------------------------------
function g = exppulse(x,t1,t2)
% Exponential pulse of the form 
% Height.*exp(-tau1.*x).*(1-exp(-tau2.*x)))
e=(x-t1)./t2;
p = 4*exp(-e).*(1-exp(-e));
p=p .* [p>0];
g = p';
% ----------------------------------------------------------------------
function err = fitsigmoid(tau,x,y)
% Fitting function for iterative fit to the sum of
% sigmiods of the form Height./(1 + exp((t1 - t)/t2))
global PEAKHEIGHTS
A = zeros(length(x),round(length(tau)/2));
for j = 1:length(tau)/2,
    A(:,j) = sigmoid(x,tau(2*j-1),tau(2*j));
end
PEAKHEIGHTS = A\y';
z = A*PEAKHEIGHTS;
err = norm(z-y');
% ----------------------------------------------------------------------
function g=sigmoid(x,t1,t2)
g=1./(1 + exp((t1 - x)./t2))';
% ----------------------------------------------------------------------
function err = fitGL(lambda,t,y,shapeconstant)
%   Fitting functions for Gaussian/Lorentzian blend.
% T. C. O'Haver (toh@umd.edu), 2012.
global PEAKHEIGHTS
A = zeros(length(t),round(length(lambda)/2));
for j = 1:length(lambda)/2,
    A(:,j) = GL(t,lambda(2*j-1),lambda(2*j),shapeconstant)';
end
PEAKHEIGHTS = A\y';
z = A*PEAKHEIGHTS;
err = norm(z-y');
% ----------------------------------------------------------------------
function g = GL(x,pos,wid,m)
% Gaussian/Lorentzian blend. m = percent Gaussian character
% pos=position; wid=half-width
% m = percent Gaussian character.
%  T. C. O'Haver, 2012
g=((m/100)*gaussian(x,pos,wid)+(1-(m/100))*lorentzian(x,pos,wid))/2;
% ----------------------------------------------------------------------
function err = fitBiGaussian(lambda,t,y,shapeconstant)
%   Fitting functions for BiGaussian.
% T. C. O'Haver (toh@umd.edu),  2012.
global PEAKHEIGHTS
A = zeros(length(t),round(length(lambda)/2));
for j = 1:length(lambda)/2,
    A(:,j) = BiGaussian(t,lambda(2*j-1),lambda(2*j),shapeconstant)';
end
PEAKHEIGHTS = A\y';
z = A*PEAKHEIGHTS;
err = norm(z-y');
% ----------------------------------------------------------------------
function g = BiGaussian(x,pos,wid,m)
% BiGaussian (different widths on leading edge and trailing edge).
% pos=position; wid=width 
% m determines shape; symmetrical if m=50.
%  T. C. O'Haver, 2012
lx=length(x);
hx=val2ind(x,pos);
g(1:hx)=gaussian(x(1:hx),pos,wid*(m/100));
g(hx+1:lx)=gaussian(x(hx+1:lx),pos,wid*(1-m/100));
% ----------------------------------------------------------------------
function err = fitBiLorentzian(lambda,t,y,shapeconstant)
%   Fitting functions for BiGaussian.
% T. C. O'Haver (toh@umd.edu),  2012.
global PEAKHEIGHTS
A = zeros(length(t),round(length(lambda)/2));
for j = 1:length(lambda)/2,
    A(:,j) = BiLorentzian(t,lambda(2*j-1),lambda(2*j),shapeconstant)';
end
PEAKHEIGHTS = A\y';
z = A*PEAKHEIGHTS;
err = norm(z-y');
% ----------------------------------------------------------------------
function g = BiLorentzian(x,pos,wid,m)
% BiLorentzian (different widths on leading edge and trailing edge).
% pos=position; wid=width 
% m determines shape; symmetrical if m=50.
%  T. C. O'Haver, 2012
lx=length(x);
hx=val2ind(x,pos);
g(1:hx)=lorentzian(x(1:hx),pos,wid*(m/100));
g(hx+1:lx)=lorentzian(x(hx+1:lx),pos,wid*(1-m/100));
% ----------------------------------------------------------------------
function b=iqr(a)
% b = IQR(a)  returns the interquartile range of the values in a.  For
%  vector input, b is the difference between the 75th and 25th percentiles
%  of a.  For matrix input, b is a row vector containing the interquartile
%  range of each column of a.
%  T. C. O'Haver, 2012
mina=min(a);
sizea=size(a);
NumCols=sizea(2);
for n=1:NumCols,b(:,n)=a(:,n)-mina(n);end
Sorteda=sort(b);
lx=length(Sorteda);
SecondQuartile=round(lx/4);
FourthQuartile=3*round(lx/4);
b=abs(Sorteda(FourthQuartile,:)-Sorteda(SecondQuartile,:));
